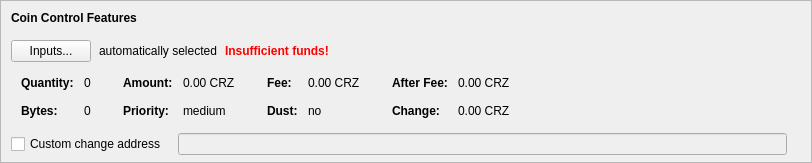
    <widget class="QFrame" name="frameCoinControl">
     <property name="sizePolicy">
      <sizepolicy hsizetype="Expanding" vsizetype="Expanding">
       <horstretch>0</horstretch>
       <verstretch>0</verstretch>
      </sizepolicy>
     </property>
     <property name="maximumSize">
      <size>
       <width>16777215</width>
       <height>16777215</height>
      </size>
     </property>
     <property name="frameShape">
      <enum>QFrame::StyledPanel</enum>
     </property>
     <property name="frameShadow">
      <enum>QFrame::Sunken</enum>
     </property>
     <layout class="QVBoxLayout" name="verticalLayoutCoinControl2">
      <property name="spacing">
       <number>0</number>
      </property>
      <property name="leftMargin">
       <number>0</number>
      </property>
      <property name="topMargin">
       <number>0</number>
      </property>
      <property name="rightMargin">
       <number>0</number>
      </property>
      <property name="bottomMargin">
       <number>6</number>
      </property>
      <item>
       <layout class="QVBoxLayout" name="verticalLayoutCoinControl" stretch="0,0,0,0,1">
        <property name="spacing">
         <number>0</number>
        </property>
        <property name="leftMargin">
         <number>10</number>
        </property>
        <property name="topMargin">
         <number>10</number>
        </property>
        <item>
         <layout class="QHBoxLayout" name="horizontalLayoutCoinControl1">
          <property name="bottomMargin">
           <number>15</number>
          </property>
          <item>
           <widget class="QLabel" name="labelCoinControlFeatures">
            <property name="sizePolicy">
             <sizepolicy hsizetype="Preferred" vsizetype="Maximum">
              <horstretch>0</horstretch>
              <verstretch>0</verstretch>
             </sizepolicy>
            </property>
            <property name="font">
             <font>
              <weight>75</weight>
              <bold>true</bold>
             </font>
            </property>
            <property name="styleSheet">
             <string notr="true">font-weight:bold;</string>
            </property>
            <property name="text">
             <string>Coin Control Features</string>
            </property>
           </widget>
          </item>
         </layout>
        </item>
        <item>
         <layout class="QHBoxLayout" name="horizontalLayoutCoinControl2" stretch="0,0,0,0">
          <property name="spacing">
           <number>8</number>
          </property>
          <property name="bottomMargin">
           <number>10</number>
          </property>
          <item>
           <widget class="QPushButton" name="pushButtonCoinControl">
            <property name="styleSheet">
             <string notr="true"/>
            </property>
            <property name="text">
             <string>Inputs...</string>
            </property>
            <property name="autoDefault">
             <bool>false</bool>
            </property>
           </widget>
          </item>
          <item>
           <widget class="QLabel" name="labelCoinControlAutomaticallySelected">
            <property name="text">
             <string>automatically selected</string>
            </property>
            <property name="margin">
             <number>5</number>
            </property>
           </widget>
          </item>
          <item>
           <widget class="QLabel" name="labelCoinControlInsuffFunds">
            <property name="font">
             <font>
              <weight>75</weight>
              <bold>true</bold>
             </font>
            </property>
            <property name="styleSheet">
             <string notr="true">color:red;font-weight:bold;</string>
            </property>
            <property name="text">
             <string>Insufficient funds!</string>
            </property>
            <property name="margin">
             <number>5</number>
            </property>
           </widget>
          </item>
          <item>
           <spacer name="horizontalSpacerCoinControl">
            <property name="orientation">
             <enum>Qt::Horizontal</enum>
            </property>
            <property name="sizeHint" stdset="0">
             <size>
              <width>40</width>
              <height>1</height>
             </size>
            </property>
           </spacer>
          </item>
         </layout>
        </item>
        <item>
         <widget class="QWidget" name="widgetCoinControl" native="true">
          <property name="sizePolicy">
           <sizepolicy hsizetype="Preferred" vsizetype="Preferred">
            <horstretch>0</horstretch>
            <verstretch>0</verstretch>
           </sizepolicy>
          </property>
          <property name="minimumSize">
           <size>
            <width>0</width>
            <height>0</height>
           </size>
          </property>
          <property name="styleSheet">
           <string notr="true"/>
          </property>
          <layout class="QHBoxLayout" name="horizontalLayoutCoinControl5">
           <property name="leftMargin">
            <number>0</number>
           </property>
           <property name="topMargin">
            <number>0</number>
           </property>
           <property name="rightMargin">
            <number>0</number>
           </property>
           <property name="bottomMargin">
            <number>0</number>
           </property>
           <item>
            <layout class="QHBoxLayout" name="horizontalLayoutCoinControl3" stretch="0,0,0,1">
             <property name="spacing">
              <number>20</number>
             </property>
             <property name="topMargin">
              <number>0</number>
             </property>
             <property name="bottomMargin">
              <number>10</number>
             </property>
             <item>
              <layout class="QFormLayout" name="formLayoutCoinControl1">
               <property name="horizontalSpacing">
                <number>10</number>
               </property>
               <property name="verticalSpacing">
                <number>14</number>
               </property>
               <property name="leftMargin">
                <number>10</number>
               </property>
               <property name="topMargin">
                <number>4</number>
               </property>
               <property name="rightMargin">
                <number>6</number>
               </property>
               <item row="0" column="0">
                <widget class="QLabel" name="labelCoinControlQuantityText">
                 <property name="font">
                  <font>
                   <weight>75</weight>
                   <bold>true</bold>
                  </font>
                 </property>
                 <property name="text">
                  <string>Quantity:</string>
                 </property>
                 <property name="margin">
                  <number>0</number>
                 </property>
                </widget>
               </item>
               <item row="0" column="1">
                <widget class="QLabel" name="labelCoinControlQuantity">
                 <property name="cursor">
                  <cursorShape>IBeamCursor</cursorShape>
                 </property>
                 <property name="contextMenuPolicy">
                  <enum>Qt::ActionsContextMenu</enum>
                 </property>
                 <property name="text">
                  <string notr="true">0</string>
                 </property>
                 <property name="margin">
                  <number>0</number>
                 </property>
                 <property name="textInteractionFlags">
                  <set>Qt::LinksAccessibleByMouse|Qt::TextSelectableByKeyboard|Qt::TextSelectableByMouse</set>
                 </property>
                </widget>
               </item>
               <item row="1" column="0">
                <widget class="QLabel" name="labelCoinControlBytesText">
                 <property name="font">
                  <font>
                   <weight>75</weight>
                   <bold>true</bold>
                  </font>
                 </property>
                 <property name="text">
                  <string>Bytes:</string>
                 </property>
                </widget>
               </item>
               <item row="1" column="1">
                <widget class="QLabel" name="labelCoinControlBytes">
                 <property name="cursor">
                  <cursorShape>IBeamCursor</cursorShape>
                 </property>
                 <property name="contextMenuPolicy">
                  <enum>Qt::ActionsContextMenu</enum>
                 </property>
                 <property name="text">
                  <string notr="true">0</string>
                 </property>
                 <property name="textInteractionFlags">
                  <set>Qt::LinksAccessibleByMouse|Qt::TextSelectableByKeyboard|Qt::TextSelectableByMouse</set>
                 </property>
                </widget>
               </item>
              </layout>
             </item>
             <item>
              <layout class="QFormLayout" name="formLayoutCoinControl2">
               <property name="horizontalSpacing">
                <number>10</number>
               </property>
               <property name="verticalSpacing">
                <number>14</number>
               </property>
               <property name="leftMargin">
                <number>6</number>
               </property>
               <property name="topMargin">
                <number>4</number>
               </property>
               <property name="rightMargin">
                <number>6</number>
               </property>
               <item row="0" column="0">
                <widget class="QLabel" name="labelCoinControlAmountText">
                 <property name="font">
                  <font>
                   <weight>75</weight>
                   <bold>true</bold>
                  </font>
                 </property>
                 <property name="text">
                  <string>Amount:</string>
                 </property>
                 <property name="margin">
                  <number>0</number>
                 </property>
                </widget>
               </item>
               <item row="0" column="1">
                <widget class="QLabel" name="labelCoinControlAmount">
                 <property name="cursor">
                  <cursorShape>IBeamCursor</cursorShape>
                 </property>
                 <property name="contextMenuPolicy">
                  <enum>Qt::ActionsContextMenu</enum>
                 </property>
                 <property name="text">
                  <string notr="true">0.00 CRZ</string>
                 </property>
                 <property name="textInteractionFlags">
                  <set>Qt::LinksAccessibleByMouse|Qt::TextSelectableByKeyboard|Qt::TextSelectableByMouse</set>
                 </property>
                </widget>
               </item>
               <item row="1" column="0">
                <widget class="QLabel" name="labelCoinControlPriorityText">
                 <property name="font">
                  <font>
                   <weight>75</weight>
                   <bold>true</bold>
                  </font>
                 </property>
                 <property name="text">
                  <string>Priority:</string>
                 </property>
                </widget>
               </item>
               <item row="1" column="1">
                <widget class="QLabel" name="labelCoinControlPriority">
                 <property name="cursor">
                  <cursorShape>IBeamCursor</cursorShape>
                 </property>
                 <property name="contextMenuPolicy">
                  <enum>Qt::ActionsContextMenu</enum>
                 </property>
                 <property name="text">
                  <string>medium</string>
                 </property>
                 <property name="textInteractionFlags">
                  <set>Qt::LinksAccessibleByMouse|Qt::TextSelectableByKeyboard|Qt::TextSelectableByMouse</set>
                 </property>
                </widget>
               </item>
              </layout>
             </item>
             <item>
              <layout class="QFormLayout" name="formLayoutCoinControl3">
               <property name="horizontalSpacing">
                <number>10</number>
               </property>
               <property name="verticalSpacing">
                <number>14</number>
               </property>
               <property name="leftMargin">
                <number>6</number>
               </property>
               <property name="topMargin">
                <number>4</number>
               </property>
               <property name="rightMargin">
                <number>6</number>
               </property>
               <item row="0" column="0">
                <widget class="QLabel" name="labelCoinControlFeeText">
                 <property name="font">
                  <font>
                   <weight>75</weight>
                   <bold>true</bold>
                  </font>
                 </property>
                 <property name="text">
                  <string>Fee:</string>
                 </property>
                 <property name="margin">
                  <number>0</number>
                 </property>
                </widget>
               </item>
               <item row="0" column="1">
                <widget class="QLabel" name="labelCoinControlFee">
                 <property name="cursor">
                  <cursorShape>IBeamCursor</cursorShape>
                 </property>
                 <property name="contextMenuPolicy">
                  <enum>Qt::ActionsContextMenu</enum>
                 </property>
                 <property name="text">
                  <string notr="true">0.00 CRZ</string>
                 </property>
                 <property name="textInteractionFlags">
                  <set>Qt::LinksAccessibleByMouse|Qt::TextSelectableByKeyboard|Qt::TextSelectableByMouse</set>
                 </property>
                </widget>
               </item>
               <item row="1" column="0">
                <widget class="QLabel" name="labelCoinControlLowOutputText">
                 <property name="font">
                  <font>
                   <weight>75</weight>
                   <bold>true</bold>
                  </font>
                 </property>
                 <property name="text">
                  <string>Dust:</string>
                 </property>
                </widget>
               </item>
               <item row="1" column="1">
                <widget class="QLabel" name="labelCoinControlLowOutput">
                 <property name="cursor">
                  <cursorShape>IBeamCursor</cursorShape>
                 </property>
                 <property name="contextMenuPolicy">
                  <enum>Qt::ActionsContextMenu</enum>
                 </property>
                 <property name="text">
                  <string>no</string>
                 </property>
                 <property name="textInteractionFlags">
                  <set>Qt::LinksAccessibleByMouse|Qt::TextSelectableByKeyboard|Qt::TextSelectableByMouse</set>
                 </property>
                </widget>
               </item>
              </layout>
             </item>
             <item>
              <layout class="QFormLayout" name="formLayoutCoinControl4">
               <property name="horizontalSpacing">
                <number>10</number>
               </property>
               <property name="verticalSpacing">
                <number>14</number>
               </property>
               <property name="leftMargin">
                <number>6</number>
               </property>
               <property name="topMargin">
                <number>4</number>
               </property>
               <property name="rightMargin">
                <number>6</number>
               </property>
               <item row="0" column="0">
                <widget class="QLabel" name="labelCoinControlAfterFeeText">
                 <property name="font">
                  <font>
                   <weight>75</weight>
                   <bold>true</bold>
                  </font>
                 </property>
                 <property name="text">
                  <string>After Fee:</string>
                 </property>
                 <property name="margin">
                  <number>0</number>
                 </property>
                </widget>
               </item>
               <item row="0" column="1">
                <widget class="QLabel" name="labelCoinControlAfterFee">
                 <property name="cursor">
                  <cursorShape>IBeamCursor</cursorShape>
                 </property>
                 <property name="contextMenuPolicy">
                  <enum>Qt::ActionsContextMenu</enum>
                 </property>
                 <property name="text">
                  <string notr="true">0.00 CRZ</string>
                 </property>
                 <property name="textInteractionFlags">
                  <set>Qt::LinksAccessibleByMouse|Qt::TextSelectableByKeyboard|Qt::TextSelectableByMouse</set>
                 </property>
                </widget>
               </item>
               <item row="1" column="0">
                <widget class="QLabel" name="labelCoinControlChangeText">
                 <property name="font">
                  <font>
                   <weight>75</weight>
                   <bold>true</bold>
                  </font>
                 </property>
                 <property name="text">
                  <string>Change:</string>
                 </property>
                </widget>
               </item>
               <item row="1" column="1">
                <widget class="QLabel" name="labelCoinControlChange">
                 <property name="cursor">
                  <cursorShape>IBeamCursor</cursorShape>
                 </property>
                 <property name="contextMenuPolicy">
                  <enum>Qt::ActionsContextMenu</enum>
                 </property>
                 <property name="text">
                  <string notr="true">0.00 CRZ</string>
                 </property>
                 <property name="textInteractionFlags">
                  <set>Qt::LinksAccessibleByMouse|Qt::TextSelectableByKeyboard|Qt::TextSelectableByMouse</set>
                 </property>
                </widget>
               </item>
              </layout>
             </item>
            </layout>
           </item>
          </layout>
         </widget>
        </item>
        <item>
         <layout class="QHBoxLayout" name="horizontalLayoutCoinControl4" stretch="0,0,0">
          <property name="spacing">
           <number>12</number>
          </property>
          <property name="sizeConstraint">
           <enum>QLayout::SetDefaultConstraint</enum>
          </property>
          <property name="topMargin">
           <number>5</number>
          </property>
          <property name="rightMargin">
           <number>5</number>
          </property>
          <item>
           <widget class="QCheckBox" name="checkBoxCoinControlChange">
            <property name="toolTip">
             <string>If this is activated, but the change address is empty or invalid, change will be sent to a newly generated address.</string>
            </property>
            <property name="text">
             <string>Custom change address</string>
            </property>
           </widget>
          </item>
          <item>
           <widget class="QValidatedLineEdit" name="lineEditCoinControlChange">
            <property name="enabled">
             <bool>false</bool>
            </property>
            <property name="sizePolicy">
             <sizepolicy hsizetype="Expanding" vsizetype="Fixed">
              <horstretch>0</horstretch>
              <verstretch>0</verstretch>
             </sizepolicy>
            </property>
           </widget>
          </item>
          <item>
           <widget class="QLabel" name="labelCoinControlChangeLabel">
            <property name="sizePolicy">
             <sizepolicy hsizetype="Preferred" vsizetype="Expanding">
              <horstretch>0</horstretch>
              <verstretch>0</verstretch>
             </sizepolicy>
            </property>
            <property name="minimumSize">
             <size>
              <width>0</width>
              <height>0</height>
             </size>
            </property>
            <property name="text">
             <string/>
            </property>
            <property name="margin">
             <number>3</number>
            </property>
           </widget>
          </item>
         </layout>
        </item>
        <item>
         <spacer name="verticalSpacerCoinControl">
          <property name="orientation">
           <enum>Qt::Vertical</enum>
          </property>
          <property name="sizeHint" stdset="0">
           <size>
            <width>800</width>
            <height>1</height>
           </size>
          </property>
         </spacer>
        </item>
       </layout>
      </item>
     </layout>
    </widget>
